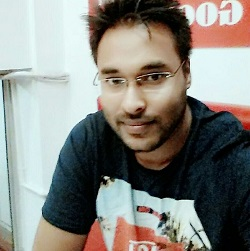
#> input picture abhi.jpg, 250 x 251 px
$ jupyter execute --allow-errors chapter1Basicimagehandling.ipynb   (older library calls are emulated)
#> lines starting #> are read from the running program, lines starting #| are printed output that depends on the picture
# Chapter1:Basic Image handling and Processing

### PIL – the Python Imaging Library

[cell 1]
#importing an image
from PIL import Image
pil_im = Image.open('abhi.jpg')
#> pil_im is the input picture: PIL image 250x251 RGB; mean R, G, B 134.5, 133.9, 128.1
pil_im

[cell 2]
#color conversions
pil_im = Image.open('abhi.jpg').convert('L')#greyscale conversion
#> pil_im: PIL image 250x251 L
pil_im

[cell 3]
#Create thumbnails(small size of image)
pil_im.thumbnail((128,128))
#> pil_im: PIL image 127x128 L
pil_im

[cell 4]
#Cropping an image
box = (40,0,100,80)
region = pil_im.crop(box)
region

#### The region is deﬁned by a 4-tuple, where coordinates are (left, upper, right, lower). PIL uses a coordinate system with (0,0) in the upper left corner

[cell 5]
#pasting an inverted cropped image on the same place it was cropped from
region = region.transpose(Image.ROTATE_180)
pil_im.paste(region,box)
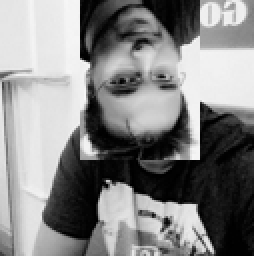
#> pil_im: PIL image 127x128 L (shown 2 times larger); min 0, max 249, mean 133.4
pil_im

[cell 6]
#Resizing an image
out = pil_im.resize((128,128))
out

[cell 7]
#rotating an image
out = pil_im.rotate(45)#counterclockwise angles
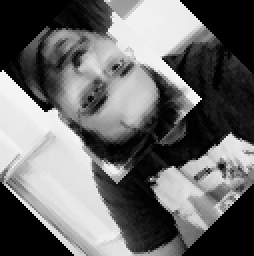
#> out: PIL image 127x128 L (shown 2 times larger); min 0, max 249, mean 107.3
out

### Matplotlib

#### Plotting images, points and lines

[cell 8]
from PIL import Image
from pylab import *
# read image to array
im = array(Image.open('abhi.jpg'))
# plot the image
imshow(im)
show()

[cell 9]
from PIL import Image
from pylab import *
# read image to array
im = array(Image.open('abhi.jpg'))
# plot the image
imshow(im)
# some points
x = [100,100,200,200]
y = [200,100,200,100]
# plot the points with red star-markers
plot(x,y,'r*')
# line plot connecting the first two points
plot(x[:2],y[:2])
# add title and show the plot
title('Plotting: "abhi.jpg')
axis('off')#if u dont want the axis
show()

### Image contours and histograms

[cell 10]
#Contours are an outline representing or bounding the shape or form of something.
#countours need greyscale images because it needs single value for every(x,y) co-ordinate.
from PIL import Image
from pylab import *
# read image to array
im = array(Image.open('abhi.jpg').convert('L'))
# create a new figure
figure()
# don’t use colors
gray()
# show contours with origin upper left corner
contour(im, origin='image')
axis('equal')
axis('off')
figure()
hist(im.flatten(),128)
show()
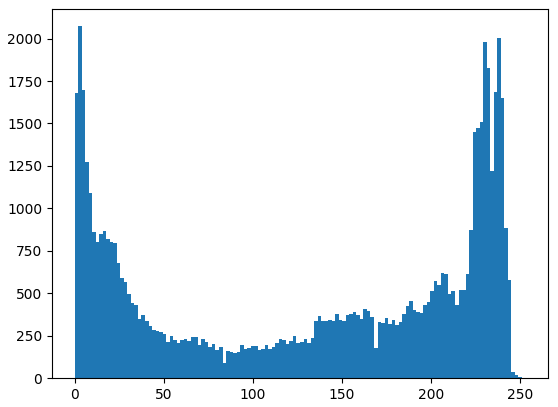
#> figure drawn by matplotlib, 1 panel; tallest bar 2073 high, from x = 1.98 to 3.95

### NumPy

[cell 11]
import numpy as np
im = np.array(Image.open('abhi.jpg'))
print(im.shape, im.dtype)
#| (251, 250, 3) uint8
im = np.array(Image.open('abhi.jpg').convert('L'),dtype=np.float32)
print (im.shape, im.dtype)
#| (251, 250) float32

#### Graylevel transforms

[cell 12]
from PIL import Image
import numpy as np
im = np.array(Image.open('abhi.jpg').convert('L'))
imshow(im)

[cell 13]
im2 = 255 - im #invert image intensities
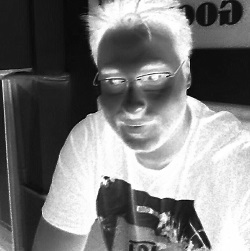
#> im2: shape (251, 250); min 2, max 255, mean 121.6
imshow(im2)

[cell 14]
im3 = (100.0/255) * im + 100 #clamp to interval 100...200
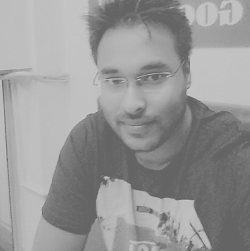
#> im3: shape (251, 250) float64; min 100, max 199.2, mean 152.3
imshow(im3)

[cell 15]
im4 = 255.0 * (im/255.0)**2 #squared function to more darken the dark pixels
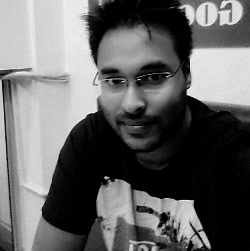
#> im4: shape (251, 250) float64; min 0, max 251, mean 101.7
imshow(im4)

[cell 16]
#Thereverseofthe array() transformation can bedone using the PIL function fromarray()
pil_im = Image.fromarray(im)
pil_im

### Image resizing

[cell 17]
#resizing an numpy array
def imresize(im,sz):
    """ Resize an image array using PIL. """
    pil_im = Image.fromarray(uint8(im))
    return array(pil_im.resize(sz))

### Histogram equalization

 A very useful example of a graylevel transform is histogram equalization. This transform ﬂattens the graylevel histogram of an image so that all intensities are as equally common as possible. This is often a good way to normalize image intensity before further processing and also a way to increase image contrast. The transform function is in this case a cumulative distribution function (cdf) of the pixel values in the image (normalized to map the range of pixel values to the desired range)

[cell 18]
def histeq(im,nbr_bins=256):
    """ Histogram equalization of a grayscale image. """
#> called with nbr_bins = 256
    # get image histogram
    imhist,bins = histogram(im.flatten(),nbr_bins,normed=True)
#> imhist = 256 values, max 0.0213 at index 1, min 0 at index 85, mean 0.00395; bins = 257 values from 0 to 253
    cdf = imhist.cumsum() # cumulative distribution function
#> cdf = 256 values from 0.00581 to 1.01
    cdf = 255 * cdf / cdf[-1] # normalize
#> cdf = 256 values from 1.46 to 255
    # use linear interpolation of cdf to find new pixel values
    im2 = interp(im.flatten(),bins[:-1],cdf)
    return im2.reshape(im.shape), cdf

[cell 19]
from PIL import Image
import numpy as np
im = np.array(Image.open('abhi.jpg').convert('L'))
imshow(im)

[cell 20]
#After histogram equialisation
im2,cdf = histeq(im)
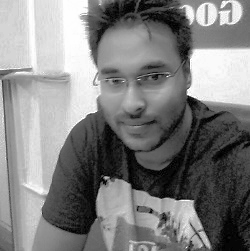
#> im2: shape (251, 250) float64; min 1.46, max 255, mean 129.3
#> cdf = 256 values from 1.46 to 255
imshow(im2)

### Averaging images

[cell 21]
def compute_average(imlist):
    """ Compute the average of a list of images. """
   # open first image and make into array of type float
    averageim = array(Image.open(imlist[0]), 'f')
    for imname in imlist[1:]:
        try:
            averageim += array(Image.open(imname))
        except:
            print (imname + '...skipped')
            averageim /= len(imlist)
    # return average as uint8
    return array(averageim, 'uint8')

### Dimensionality reduction using PCA

For this we will be using sckitlearns PCA

### Using the Pickle module

If you want to save some results or data for later use, the pickle module, which comes with Python, is very useful. Pickle can take almost any Python object and convert it to a string representation. This process is called pickling. Reconstructing the object from the string representation is conversely called unpickling. This string representation can then be easily stored or transmitted.

[cell 22]
# save mean and principal components
f = open('font_pca_modes.pkl', 'wb')
#> (the rest of this cell did not finish here and is left out)

[cell 23]
# load mean and principal components
f = open('font_pca_modes.pkl', 'rb')
#> (the rest of this cell did not finish here and is left out)

#> (a cell that did not finish here is left out)

# SciPy

#### Blurring images

[cell 25]
#GAussian blur
from PIL import Image
from numpy import *
from scipy.ndimage import filters
im = array(Image.open('abhi.jpg').convert('L'))
im2 = filters.gaussian_filter(im,5)
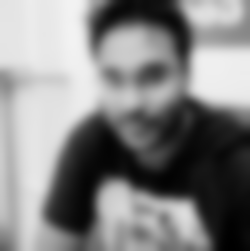
#> im2: shape (251, 250); min 0, max 242, mean 132.4
imshow(im2)
show()

#### Image derivatives

[cell 26]
#pewit filters and sobel filters
from PIL import Image
from numpy import *
from scipy.ndimage import filters
im = array(Image.open('abhi.jpg').convert('L'))
#Sobel derivative filters
imx = zeros(im.shape)
filters.sobel(im,1,imx)
imy = zeros(im.shape)
filters.sobel(im,0,imy)
magnitude = sqrt(imx**2+imy**2)

[cell 27]
imshow(im)
show()

[cell 28]
imshow(imx)#x derivative
show()

[cell 29]
imshow(imy)#y derivative
show()
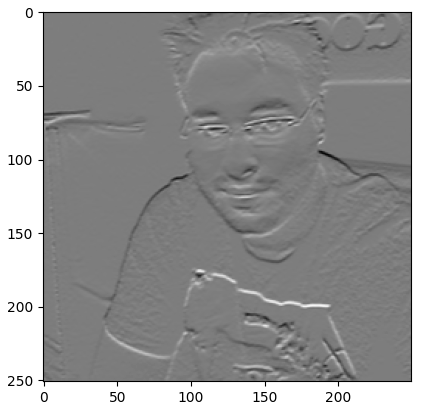
#> figure drawn by matplotlib, 1 panel

[cell 30]
imshow(magnitude)#gradient magnitude
show()
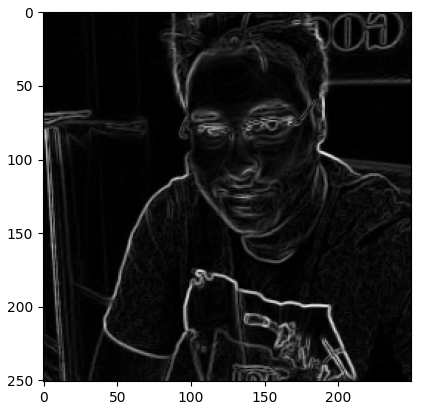
#> figure drawn by matplotlib, 1 panel
